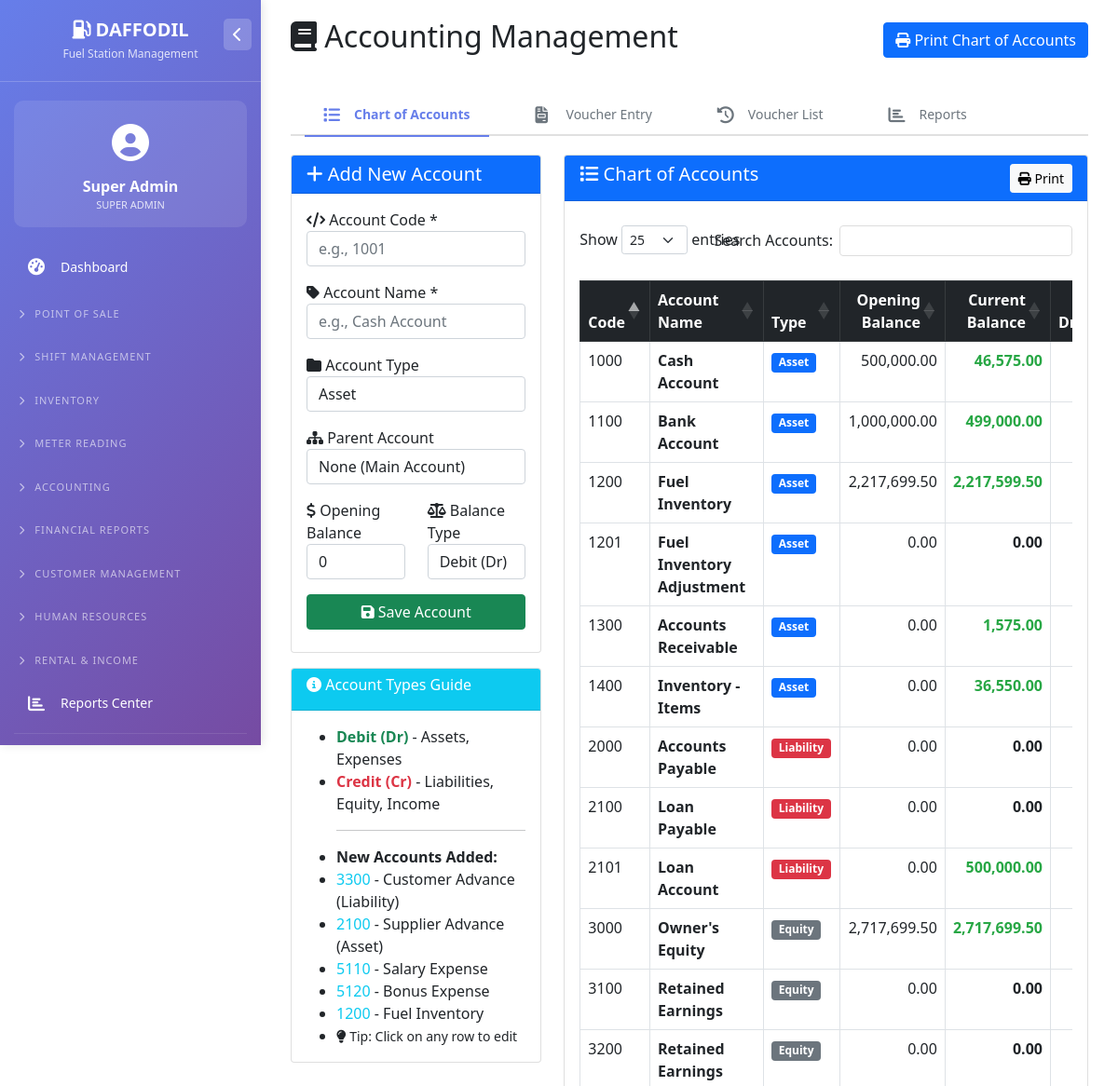
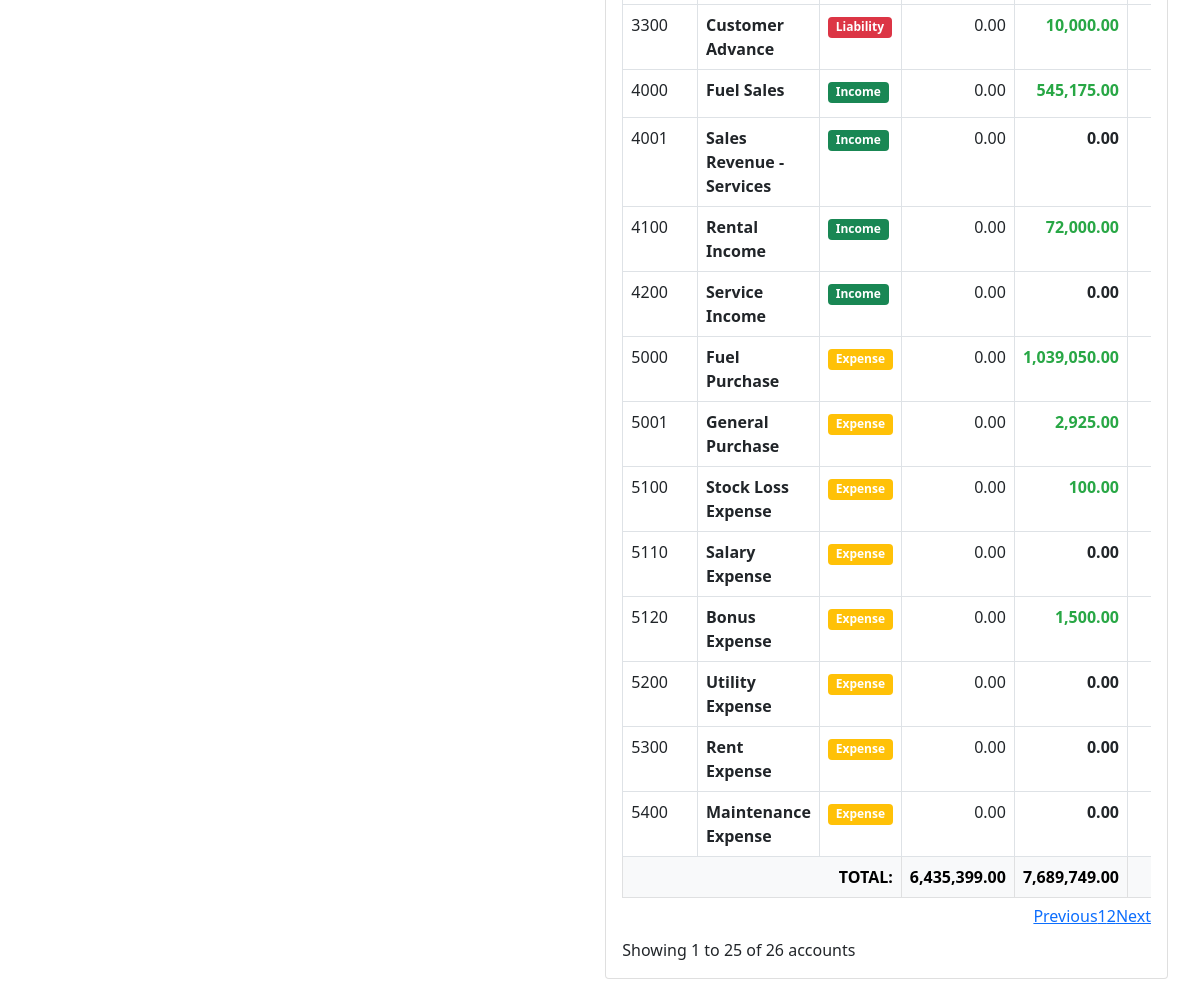
The page /accounting.php (signed in) on the database its author committed (2 pictures, top to bottom).
### tables this page shows
CREATE TABLE `users` (
  `id` int(11) NOT NULL,
  `username` varchar(50) NOT NULL,
  `password` varchar(255) NOT NULL,
  `full_name` varchar(100) NOT NULL,
  `email` varchar(100) DEFAULT NULL,
  `phone` varchar(20) DEFAULT NULL,
  `role` enum('super_admin','owner','accountant','station_manager','cashier','nozzle_operator','hr_officer','store_keeper','auditor') NOT NULL DEFAULT 'cashier',
  `is_active` tinyint(1) DEFAULT 1,
  `created_at` timestamp NOT NULL DEFAULT current_timestamp()
);

CREATE TABLE `chart_of_accounts` (
  `id` int(11) NOT NULL,
  `account_code` varchar(20) NOT NULL,
  `account_name` varchar(100) NOT NULL,
  `account_type` enum('asset','liability','equity','income','expense') NOT NULL,
  `parent_id` int(11) DEFAULT NULL,
  `opening_balance` decimal(15,2) DEFAULT 0.00,
  `balance_type` enum('debit','credit') DEFAULT 'debit',
  `is_active` tinyint(1) DEFAULT 1
);

### accounting.php (the view, shortened to what the rows shown need)
<?php
require_once 'config/database.php';
$active_tab = $_GET['tab'] ?? 'chart';
$accounts = $pdo->query("SELECT * FROM chart_of_accounts WHERE is_active = 1 ORDER BY account_code")->fetchAll();
$account_balances = [];
foreach($accounts as $acc) {
    $stmt = $pdo->prepare("SELECT SUM(debit_amount) as total_debit, SUM(credit_amount) as total_credit FROM voucher_items vi JOIN vouchers v ON vi.voucher_id = v.id WHERE vi.account_id = ? AND v.status = 'approved'");
    $stmt->execute([$acc['id']]);
    $row = $stmt->fetch();
    $total_debit = $row['total_debit'] ?? 0;
    $total_credit = $row['total_credit'] ?? 0;
    if($acc['balance_type'] == 'debit') {
        $current_balance = $acc['opening_balance'] + ($total_debit - $total_credit);
    } else {
        $current_balance = $acc['opening_balance'] + ($total_credit - $total_debit);
    }
    $account_balances[$acc['id']] = $current_balance;
}
?>
<!DOCTYPE html>
<html lang="en">
<head>
    <link href="https://cdn.jsdelivr.net/npm/bootstrap@5.1.3/dist/css/bootstrap.min.css" rel="stylesheet">
    <link rel="stylesheet" href="https://cdn.datatables.net/1.11.5/css/dataTables.bootstrap5.min.css">
    <link rel="stylesheet" href="https://cdnjs.cloudflare.com/ajax/libs/font-awesome/6.4.0/css/all.min.css">
</head>
<body>
    <?php include 'left_menu.php'; ?>
    <div class="main-content">
        <div class="container-fluid">
            <div class="d-flex justify-content-between align-items-center mb-4 flex-wrap">
                <h2><i class="fas fa-book"></i> Accounting Management</h2>
            </div>
            <?php if($active_tab == 'chart'): ?>
            <div class="row mt-3">
                <div class="col-md-8">
                    <div class="card">
                        <div class="card-body">
                            <div class="table-responsive">
                                <table class="table table-bordered table-hover" id="accountsTable" style="width: 100%;">
                                    <thead class="table-dark">
                                        <tr>
                                            <th>Code</th>
                                            <th>Account Name</th>
                                            <th>Type</th>
                                            <th class="text-end">Opening Balance</th>
                                            <th class="text-end">Current Balance</th>
                                            <th class="text-center">Dr/Cr</th>
                                        </tr>
                                    </thead>
                                    <tbody>
                                        <?php
                                        foreach($accounts as $acc):
                                        $current_bal = $account_balances[$acc['id']] ?? $acc['opening_balance'];
                                        ?>
                                        <tr class="edit-row" data-href="?tab=chart&edit_id=<?php echo $acc['id']; ?>">
                                            <td><?php echo $acc['account_code']; ?></td>
                                            <td><strong><?php echo htmlspecialchars($acc['account_name']); ?></strong></td>
                                            <td>
                                                <span class="badge <?php
                                                    echo $acc['account_type'] == 'asset' ? 'bg-primary' :
                                                        ($acc['account_type'] == 'liability' ? 'bg-danger' :
                                                        ($acc['account_type'] == 'income' ? 'bg-success' :
                                                        ($acc['account_type'] == 'expense' ? 'bg-warning' : 'bg-secondary')));
                                                ?>">
                                                    <?php echo ucfirst($acc['account_type']); ?>
                                                </span>
                                               </td>
                                            <td class="text-end"><?php echo number_format($acc['opening_balance'], 2); ?></td>
                                            <td class="text-end fw-bold <?php echo $current_bal > 0 ? 'balance-positive' : ($current_bal < 0 ? 'balance-negative' : ''); ?>">
                                                <?php echo number_format($current_bal, 2); ?>
                                               </td>
                                            <td class="text-center">
                                               </td>
                                        </tr>
                                        <?php endforeach; ?>
                                    </tbody>
                                </table>
                            </div>
                        </div>
                    </div>
                </div>
            </div>
            <?php endif; ?>
        </div>
    </div>
</body>
</html>

### left_menu.php (shortened to what the rows shown need)
<?php
$user = getCurrentUser();
?>
<link rel="stylesheet" href="https://cdnjs.cloudflare.com/ajax/libs/font-awesome/6.4.0/css/all.min.css">
<div class="sidebar" id="sidebar">
    <div class="user-info">
        <div class="user-icon"><i class="fas fa-user-circle"></i></div>
        <div class="user-name"><?php echo $user['full_name'] ?? 'Admin'; ?></div>
        <div class="user-role"><?php echo ucfirst(str_replace('_', ' ', $user['role'] ?? 'super_admin')); ?></div>
    </div>
</div>

### rows shown on the page
users: full_name "Super Admin", role "SUPER ADMIN"
chart_of_accounts: account_code "1000", account_name "Cash Account", account_type "Asset", opening_balance "500,000.00", id "46,575.00"
chart_of_accounts: account_code "1100", account_name "Bank Account", account_type "Asset", opening_balance "1,000,000.00", id "499,000.00"
chart_of_accounts: account_code "1200", account_name "Fuel Inventory", account_type "Asset", opening_balance "2,217,699.50", id "2,217,599.50"
chart_of_accounts: account_code "1201", account_name "Fuel Inventory Adjustment", account_type "Asset", opening_balance "0.00", id "0.00"
chart_of_accounts: account_code "1300", account_name "Accounts Receivable", account_type "Asset", opening_balance "0.00", id "1,575.00"
chart_of_accounts: account_code "1400", account_name "Inventory - Items", account_type "Asset", opening_balance "0.00", id "36,550.00"
chart_of_accounts: account_code "2000", account_name "Accounts Payable", account_type "Liability", opening_balance "0.00", id "0.00"
chart_of_accounts: account_code "2100", account_name "Loan Payable", account_type "Liability", opening_balance "0.00", id "0.00"
chart_of_accounts: account_code "2101", account_name "Loan Account", account_type "Liability", opening_balance "0.00", id "500,000.00"
chart_of_accounts: account_code "3000", account_name "Owner's Equity", account_type "Equity", opening_balance "2,717,699.50", id "2,717,699.50"
chart_of_accounts: account_code "3100", account_name "Retained Earnings", account_type "Equity", opening_balance "0.00", id "0.00"
chart_of_accounts: account_code "3200", account_name "Retained Earnings", account_type "Equity", opening_balance "0.00", id "0.00"
chart_of_accounts: account_code "3300", account_name "Customer Advance", account_type "Liability", opening_balance "0.00", id "10,000.00"
chart_of_accounts: account_code "4000", account_name "Fuel Sales", account_type "Income", opening_balance "0.00", id "545,175.00"
chart_of_accounts: account_code "4001", account_name "Sales Revenue - Services", account_type "Income", opening_balance "0.00", id "0.00"
chart_of_accounts: account_code "4100", account_name "Rental Income", account_type "Income", opening_balance "0.00", id "72,000.00"
chart_of_accounts: account_code "4200", account_name "Service Income", account_type "Income", opening_balance "0.00", id "0.00"
chart_of_accounts: account_code "5000", account_name "Fuel Purchase", account_type "Expense", opening_balance "0.00", id "1,039,050.00"
chart_of_accounts: account_code "5001", account_name "General Purchase", account_type "Expense", opening_balance "0.00", id "2,925.00"
chart_of_accounts: account_code "5100", account_name "Stock Loss Expense", account_type "Expense", opening_balance "0.00", id "100.00"
chart_of_accounts: account_code "5110", account_name "Salary Expense", account_type "Expense", opening_balance "0.00", id "0.00"
chart_of_accounts: account_code "5120", account_name "Bonus Expense", account_type "Expense", opening_balance "0.00", id "1,500.00"
chart_of_accounts: account_code "5200", account_name "Utility Expense", account_type "Expense", opening_balance "0.00", id "0.00"
chart_of_accounts: account_code "5300", account_name "Rent Expense", account_type "Expense", opening_balance "0.00", id "0.00"
chart_of_accounts: account_code "5400", account_name "Maintenance Expense", account_type "Expense", opening_balance "0.00", id "0.00"

### other values the page prints
$total_opening "6,435,399.00"
$total_current "7,689,749.00"
